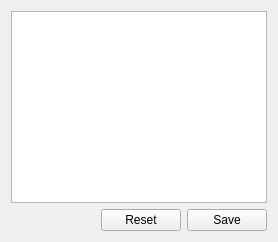
          <widget class="QWidget" name="mlInfoTab">
           <attribute name="title">
            <string>Metabolite Information</string>
           </attribute>
           <layout class="QGridLayout" name="gridLayout_28">
            <item row="0" column="0">
             <widget class="QTextEdit" name="metaboliteInformation">
              <property name="font">
               <font>
                <family>Courier</family>
                <pointsize>14</pointsize>
               </font>
              </property>
             </widget>
            </item>
            <item row="1" column="0">
             <layout class="QHBoxLayout" name="horizontalLayout_56">
              <item>
               <spacer name="horizontalSpacer_45">
                <property name="orientation">
                 <enum>Qt::Horizontal</enum>
                </property>
                <property name="sizeHint" stdset="0">
                 <size>
                  <width>40</width>
                  <height>20</height>
                 </size>
                </property>
               </spacer>
              </item>
              <item>
               <widget class="QPushButton" name="mlResetButton">
                <property name="text">
                 <string>Reset</string>
                </property>
               </widget>
              </item>
              <item>
               <widget class="QPushButton" name="mlSaveButton">
                <property name="text">
                 <string>Save</string>
                </property>
               </widget>
              </item>
             </layout>
            </item>
           </layout>
          </widget>
